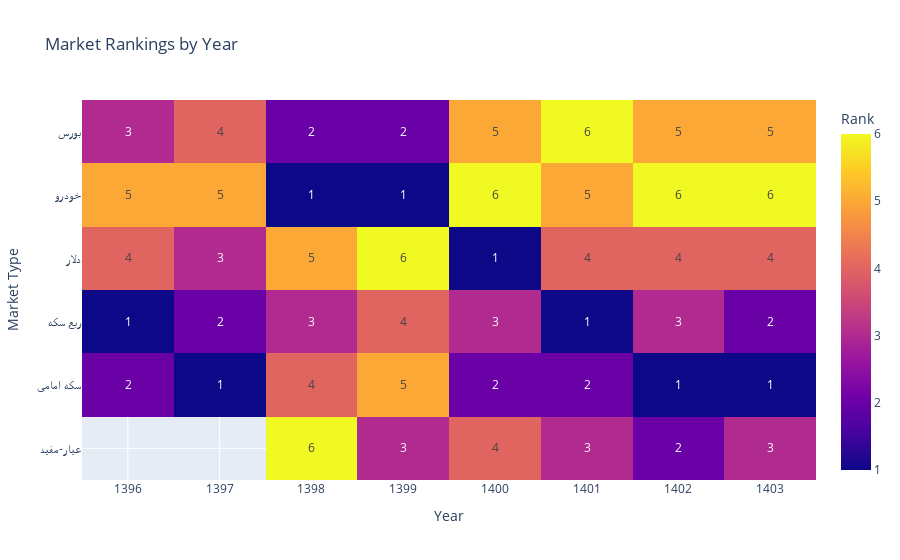

Source (notebook cell):
### Code cell
yearly_growth_rate = df
yearly_growth_rate = (yearly_growth_rate.groupby(['market_type','year']).agg(growth_rate= ('closing', 'mean')).groupby(level='market_type')['growth_rate'].pct_change() * 100).reset_index()
yearly_growth_rate = yearly_growth_rate.sort_values(['year', 'growth_rate'], ascending=[True, False]).groupby('year', group_keys=False).head(5000)
yearly_growth_rate["rank"] = yearly_growth_rate.groupby("year")["growth_rate"].rank(ascending=False, method="dense")
yearly_growth_rate = yearly_growth_rate[yearly_growth_rate['year'] != 1395]
yearly_growth_rate['market_type'] = yearly_growth_rate['market_type'].apply(lambda x: MARKET_NAMES.get(str(x), 'Unknown'))
heatmap_data = yearly_growth_rate.pivot(index="market_type", columns="year", values="rank")
growth_rate_data = yearly_growth_rate.pivot(index="market_type", columns="year", values="growth_rate")



# Create the heatmap
fig = px.imshow(
    heatmap_data,
    labels={"x": "Year", "y": "Market Type", "color": "Rank"},
    title="Market Rankings by Year",
    text_auto=True,
)

# Add hover data using hovertemplate
fig.update_traces(
    hovertemplate=(
        "Market Type: %{y}<br>"
        "Year: %{x}<br>"
        "Rank: %{z}<br>"
        "Growth Rate: %{customdata}"
    ),
    customdata=growth_rate_data.values  # Add growth_rate as hover data
)

# Reverse Y-axis and adjust layout
fig.update_layout(
    yaxis=dict(autorange="reversed"),
    height=800
)

# Show the figure
fig.show()

### Figure 1 — Plotly figure (JSON) as saved in the notebook; plotly's stock layout.template omitted (floating-point values rounded to 4 significant figures)
{"data": [{"coloraxis": "coloraxis", "customdata": [[11.99, 62.27, 120.1, 330.5, -0.9765, 13.12, 44.79, -2.131], [-16.08, -3.844, 177.6, 748.8, -33.91, 18.11, 23.68, -7.566], [11.6, 153.9, 26.14, 78.12, 14.11, 33.16, 47.16, 19.47], [30.18, 157.6, 48.41, 131.3, 7.03, 70.4, 70.8, 44.71], [19.49, 165.4, 30.87, 129.8, 9.661, 50.01, 73.91, 46.11], [null, null, 10.56, 132.9, -0.009302, 48.37, 72.67, 43.62]], "hovertemplate": "Market Type: %{y}<br>Year: %{x}<br>Rank: %{z}<br>Growth Rate: %{customdata}", "name": "0", "texttemplate": "%{z}", "type": "heatmap", "x": [1396, 1397, 1398, 1399, 1400, 1401, 1402, 1403], "xaxis": "x", "y": ["بورس", "خودرو", "دلار", "ربع سکه", "سکه امامی", "عیار-مفید"], "yaxis": "y", "z": [[3, 4, 2, 2, 5, 6, 5, 5], [5, 5, 1, 1, 6, 5, 6, 6], [4, 3, 5, 6, 1, 4, 4, 4], [1, 2, 3, 4, 3, 1, 3, 2], [2, 1, 4, 5, 2, 2, 1, 1], [null, null, 6, 3, 4, 3, 2, 3]]}], "layout": {"autosize": true, "coloraxis": {"colorbar": {"title": {"text": "Rank"}}, "colorscale": [[0, "#0d0887"], [0.1111, "#46039f"], [0.2222, "#7201a8"], [0.3333, "#9c179e"], [0.4444, "#bd3786"], [0.5556, "#d8576b"], [0.6667, "#ed7953"], [0.7778, "#fb9f3a"], [0.8889, "#fdca26"], [1, "#f0f921"]]}, "title": {"text": "Market Rankings by Year"}, "xaxis": {"anchor": "y", "autorange": true, "constrain": "domain", "domain": [0, 1], "range": [1396.0, 1404.0], "scaleanchor": "y", "title": {"text": "Year"}, "type": "linear"}, "yaxis": {"anchor": "x", "autorange": true, "constrain": "domain", "domain": [0, 1], "range": [5.5, -0.5], "title": {"text": "Market Type"}, "type": "category"}}}
